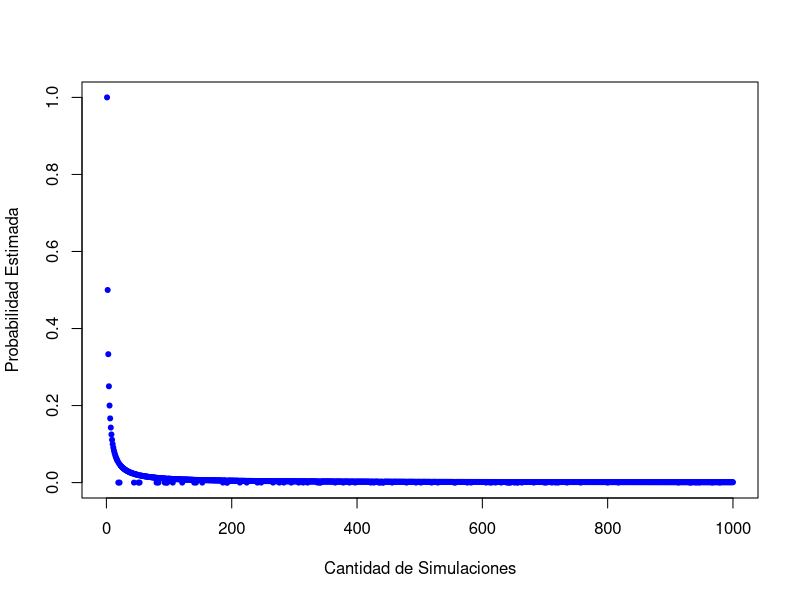

Recreate this plot in R.
resultados = c()
proba_estimada = c()
nsimul = 1000

dado = function(res) {
  n = runif(1)
  for (i in 1:6){ 
    if((i-1)/6 < n & n < i/6){ res[i] = res[i]+1 } 
  }  
  return(res)
}

for (j in 1:nsimul){
  ntiradas = 1
  
  resultados_d1 = c(0,0,0,0,0,0) # (cant_1, cant_2, ... , cant_6)
  resultados_d2 = c(0,0,0,0,0,0) # (cant_1, cant_2, ... , cant_6)
  
  for (i in 1:ntiradas){ #arrojo ntiradas dos dados equilibrados
    resultados_d1 = dado(resultados_d1)
    resultados_d2 = dado(resultados_d2)
  }
  
  suma_d1 = 0
  suma_d2 = 0
  
  for (i in 1:6){
    suma_d1 = suma_d1 + resultados_d1[i]*i
    suma_d2 = suma_d2 + resultados_d2[i]*i
  }
  
  resultados[j] = suma_d1 + suma_d2 < 11
  proba_estimada[j] = resultados[j]/j
}

plot(1:nsimul, proba_estimada, col="blue", pch=20, ylim=c(0,1), 
     ylab="Probabilidad Estimada", xlab="Cantidad de Simulaciones")